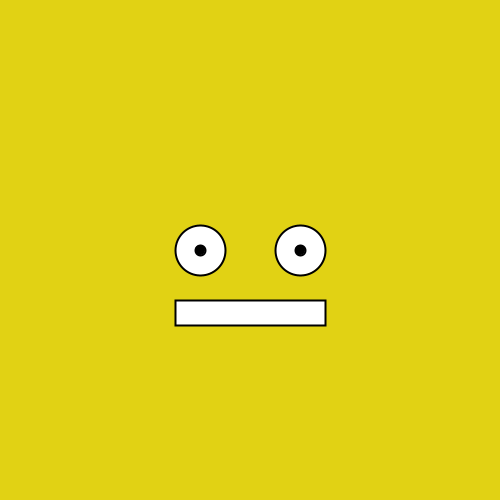
Frame 1 (no input)
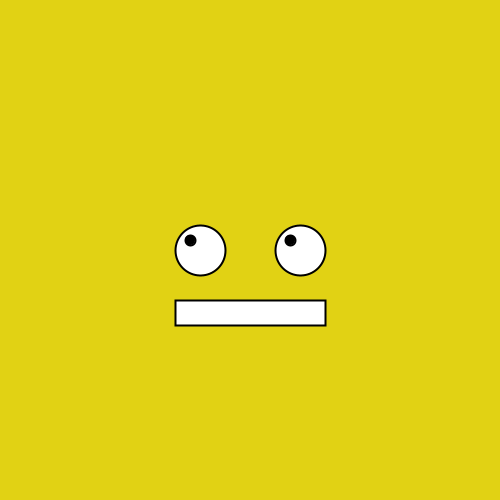
Frame 60 (the mouse pressed at the canvas centre just before this capture)
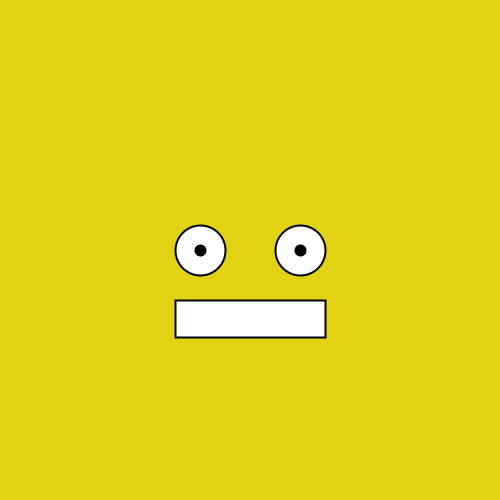
Frame 120 (the mouse held since frame 60 and released just before this capture)

The Processing sketch that drew these frames (run headless with seeded random() and noise(); from frame 60 on, the mouse is pressed at the canvas centre):

// Processing sketch: Desafio3_ExpressiveEyes
// ── Desafio3_ExpressiveEyes.pde
float hGaze;
float vGaze;

void setup(){
  size(500,500);
  strokeWeight(2);
  background(225,210,20);
}

void draw(){
  background(225,210,20);
  Eye(width/2-50,height/2,hGaze,vGaze);
  Eye(width/2+50,height/2,hGaze,vGaze);
  Mouth(width/2,height/2+50,150,25);
  hGaze = map(mouseX,0,width,-10,10);
  vGaze = map(mouseY,0,height,-10,10);
}

void Eye(float x,float y, float dx, float dy){
  fill(255);
  ellipse(x,y,50,50);
  fill(0);
  ellipse(x+dx,y+dy,10,10);
}

void Mouth(float x, float y, float w, float h){
   fill(255);
   stroke(0);
   float op = map(mouseY,0,height,h,h*2);
   rect(x - (w/2),y,w,op);
}
